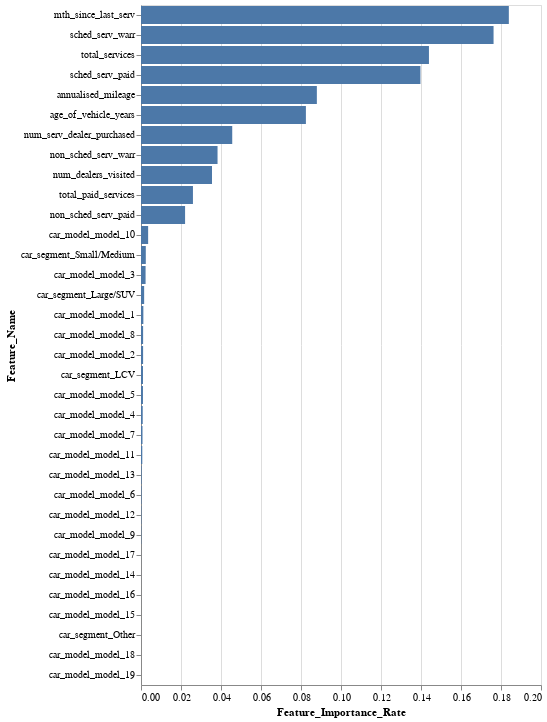

Notebook code cell kept with this figure:
### Markdown cell above
#### Feature Importance

### Code cell
# Determining the contribution of each feature to predictions.
# i) Creating 'feature_names' pandas dataframe to extract the feature names.
feature_names = pd.DataFrame(X_data)

# ii) Creating 'df_rf_feature_imporance' pandas dataframe to hold below information.
# a) The names of all the features from the dataset.
# b) The corresponding feature importance values of 'rf_classifier2' randomforest classifier
df_rf_feature_imporance = pd.DataFrame({'Feature_Name': feature_names.columns,
                                        'Feature_Importance_Rate': rf_classifier2.feature_importances_})

# iii) Displaying horizontal bar chart to visualizes the feature importance rates for each feature in the data.
alt.Chart(df_rf_feature_imporance).mark_bar().encode(x='Feature_Importance_Rate',
                                                    y=alt.Y('Feature_Name', sort='-x'),
                                                    tooltip=['Feature_Name','Feature_Importance_Rate'])

### Figure 1 — Vega-Lite specification as saved in the notebook (floating-point values rounded to 4 significant figures)
{"config": {"view": {"continuousWidth": 400, "continuousHeight": 300}}, "data": {"name": "data-b96573c3592c705f148773ad44190293"}, "mark": "bar", "encoding": {"tooltip": [{"field": "Feature_Name", "type": "nominal"}, {"field": "Feature_Importance_Rate", "type": "quantitative"}], "x": {"field": "Feature_Importance_Rate", "type": "quantitative"}, "y": {"field": "Feature_Name", "sort": "-x", "type": "nominal"}}, "$schema": "https://vega.github.io/schema/vega-lite/v4.17.0.json", "datasets": {"data-b96573c3592c705f148773ad44190293": [{"Feature_Name": "age_of_vehicle_years", "Feature_Importance_Rate": 0.08245}, {"Feature_Name": "sched_serv_warr", "Feature_Importance_Rate": 0.1763}, {"Feature_Name": "non_sched_serv_warr", "Feature_Importance_Rate": 0.03827}, {"Feature_Name": "sched_serv_paid", "Feature_Importance_Rate": 0.1397}, {"Feature_Name": "non_sched_serv_paid", "Feature_Importance_Rate": 0.02204}, {"Feature_Name": "total_paid_services", "Feature_Importance_Rate": 0.02597}, {"Feature_Name": "total_services", "Feature_Importance_Rate": 0.144}, {"Feature_Name": "mth_since_last_serv", "Feature_Importance_Rate": 0.1839}, {"Feature_Name": "annualised_mileage", "Feature_Importance_Rate": 0.08793}, {"Feature_Name": "num_dealers_visited", "Feature_Importance_Rate": 0.0355}, {"Feature_Name": "num_serv_dealer_purchased", "Feature_Importance_Rate": 0.04562}, {"Feature_Name": "car_model_model_1", "Feature_Importance_Rate": 0.001179}, {"Feature_Name": "car_model_model_10", "Feature_Importance_Rate": 0.003569}, {"Feature_Name": "car_model_model_11", "Feature_Importance_Rate": 0.000649}, {"Feature_Name": "car_model_model_12", "Feature_Importance_Rate": 0.0001987}, {"Feature_Name": "car_model_model_13", "Feature_Importance_Rate": 0.0003033}, {"Feature_Name": "car_model_model_14", "Feature_Importance_Rate": 1.405e-05}, {"Feature_Name": "car_model_model_15", "Feature_Importance_Rate": 5.591e-06}, {"Feature_Name": "car_model_model_16", "Feature_Importance_Rate": 9.071e-06}, {"Feature_Name": "car_model_model_17", "Feature_Importance_Rate": 1.995e-05}, {"Feature_Name": "car_model_model_18", "Feature_Importance_Rate": 1.708e-08}, {"Feature_Name": "car_model_model_19", "Feature_Importance_Rate": 0.0}, {"Feature_Name": "car_model_model_2", "Feature_Importance_Rate": 0.001051}, {"Feature_Name": "car_model_model_3", "Feature_Importance_Rate": 0.002289}, {"Feature_Name": "car_model_model_4", "Feature_Importance_Rate": 0.0008646}, {"Feature_Name": "car_model_model_5", "Feature_Importance_Rate": 0.0009808}, {"Feature_Name": "car_model_model_6", "Feature_Importance_Rate": 0.0002591}, {"Feature_Name": "car_model_model_7", "Feature_Importance_Rate": 0.0007529}, {"Feature_Name": "car_model_model_8", "Feature_Importance_Rate": 0.001057}, {"Feature_Name": "car_model_model_9", "Feature_Importance_Rate": 0.0001599}, {"Feature_Name": "car_segment_LCV", "Feature_Importance_Rate": 0.0009928}, {"Feature_Name": "car_segment_Large/SUV", "Feature_Importance_Rate": 0.001573}, {"Feature_Name": "car_segment_Other", "Feature_Importance_Rate": 3.511e-06}, {"Feature_Name": "car_segment_Small/Medium", "Feature_Importance_Rate": 0.002399}]}}
